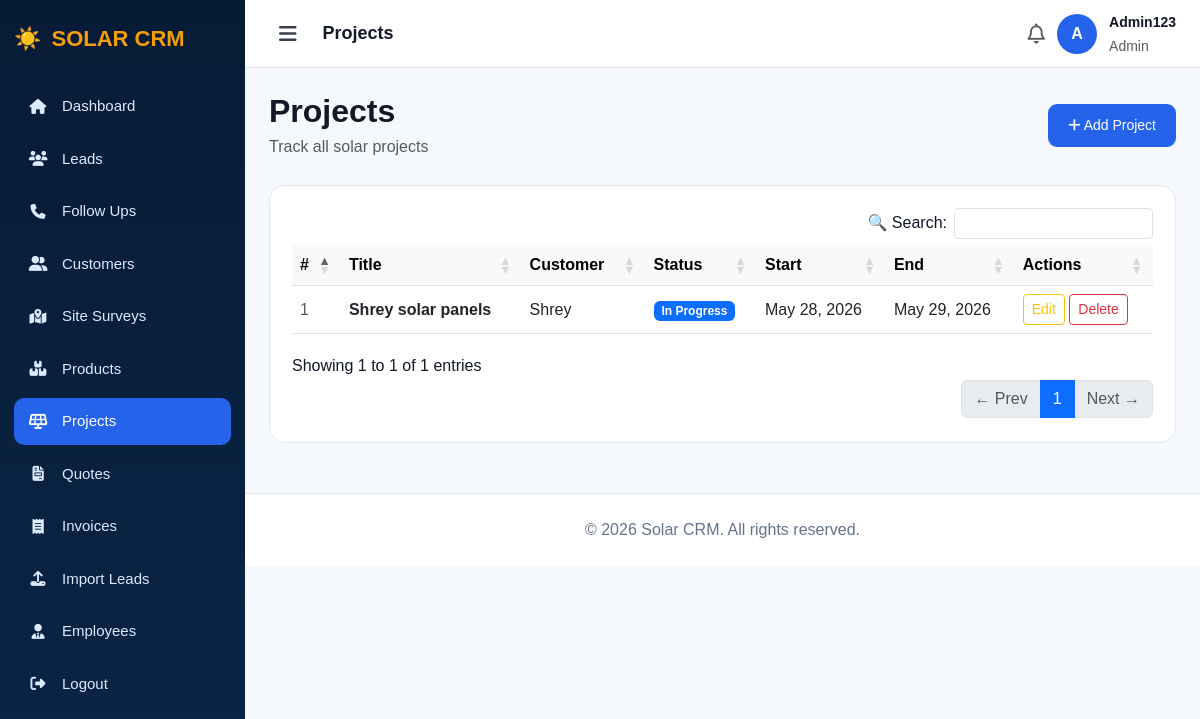
Screenshot of /projects/ (signed in) with the database file from the repository.
### app/models.py (models this page shows, shortened)
class Project(models.Model):
    STATUS_CHOICES = [
        ('Planning', 'Planning'),
        ('In Progress', 'In Progress'),
        ('Completed', 'Completed'),
        ('On Hold', 'On Hold'),
    ]
    customer = models.ForeignKey(Customer, on_delete=models.CASCADE)
    title = models.CharField(max_length=200)
    description = models.TextField(blank=True, null=True)
    status = models.CharField(max_length=50, choices=STATUS_CHOICES, default='Planning')
    previous_status = models.CharField(max_length=50, blank=True)
    start_date = models.DateField(null=True, blank=True)
    end_date = models.DateField(null=True, blank=True)
    created_at = models.DateTimeField(auto_now_add=True)

class Customer(models.Model):
    lead = models.OneToOneField(Lead, on_delete=models.SET_NULL, null=True, blank=True)
    name = models.CharField(max_length=100)
    email = models.EmailField()
    phone = models.CharField(max_length=15)
    address = models.TextField(blank=True, null=True)
    created_at = models.DateTimeField(auto_now_add=True)
    assigned_to = models.ForeignKey(User, null=True, blank=True, on_delete=models.SET_NULL, related_name='assigned_customers')

### app/views.py (the view)
# urls.py: path('projects/', views.projects, name='projects'),
@login_required
def projects(request):
    if request.user.is_superuser:
        projects = Project.objects.all().order_by('-created_at')
    else:
        my_customers = Customer.objects.filter(lead__assigned_to=request.user)
        projects = Project.objects.filter(customer__in=my_customers).order_by('-created_at')
    return render(request, 'projects.html', {'projects': projects})

### app/templates/projects.html (shortened to what this page needs)
<!DOCTYPE html>
<html>
<head>
    <link href="https://cdn.jsdelivr.net/npm/bootstrap@5.3.0/dist/css/bootstrap.min.css" rel="stylesheet">
    <link href="https://cdnjs.cloudflare.com/ajax/libs/font-awesome/6.5.1/css/all.min.css" rel="stylesheet">
    <link rel="stylesheet" href="https://cdn.datatables.net/1.13.6/css/dataTables.bootstrap5.min.css">
    <link rel="stylesheet" href="https://cdn.datatables.net/buttons/2.4.1/css/buttons.bootstrap5.min.css">
</head>
<body>
<div class="sidebar" id="sidebar">
    <div class="brand">☀️ <span class="brand-text"><span>SOLAR</span> CRM</span></div>
    <div class="menu">
        <a href="/dashboard/"><i class="fa-solid fa-house"></i><span class="menu-label">Dashboard</span></a>
        <a href="/leads/"><i class="fa-solid fa-users"></i><span class="menu-label">Leads</span></a>
        <a href="/followups/"><i class="fa-solid fa-phone"></i><span class="menu-label">Follow Ups</span></a>
        <a href="/customers/"><i class="fa-solid fa-user-group"></i><span class="menu-label">Customers</span></a>
         <a href="/site-surveys/"><i class="fa-solid fa-map-location-dot"></i><span class="menu-label">Site Surveys</span></a>
         <a href="/products/"><i class="fa-solid fa-boxes-stacked"></i><span class="menu-label"> Products</span></a>
        <a href="/projects/" class="active"><i class="fa-solid fa-solar-panel"></i><span class="menu-label">Projects</span></a>
        <a href="/quotes/"><i class="fa-solid fa-file-invoice"></i><span class="menu-label">Quotes</span></a>
        {% if request.user.is_superuser %}
        <a href="/invoices/"><i class="fa-solid fa-receipt"></i><span class="menu-label">Invoices</span></a>
        <a href="/import/"><i class="fa-solid fa-upload"></i><span class="menu-label">Import Leads</span></a>
        <a href="/employees/"><i class="fa-solid fa-user-tie"></i><span class="menu-label">Employees</span></a>
        {% endif %}
        <a href="/logout/"><i class="fa-solid fa-right-from-bracket"></i><span class="menu-label">Logout</span></a>
    </div>
</div>
<div class="main" id="main">
    <div class="topbar">
        <div class="d-flex align-items-center gap-3">
            <button class="hamburger" onclick="toggleSidebar()"><i class="fa-solid fa-bars"></i></button>
            <strong style="font-size:18px;">Projects</strong>
        </div>
        <div class="admin-box">
            <i class="fa-regular fa-bell fs-5 text-muted"></i>
            <div class="avatar">{{ request.user.username|slice:":1"|upper }}</div>
            <div><strong style="font-size:14px;">{{ request.user.username }}</strong><br>
            <small class="text-muted">{% if request.user.is_superuser %}Admin{% else %}Employee{% endif %}</small></div>
        </div>
    </div>
    <div class="content">
        <div class="page-header">
            <div><h2>Projects</h2><p class="text-muted mb-0">Track all solar projects</p></div>
            {% if request.user.is_superuser %}
            <a href="/projects/add/" class="add-btn"><i class="fa-solid fa-plus"></i> Add Project</a>
            {% endif %}
        </div>
        <div class="panel">
            {% if projects %}
            <div class="table-responsive">
                <table id="dataTable" class="table table-hover align-middle mb-0">
                    <thead class="table-light">
                        <tr><th>#</th><th>Title</th><th>Customer</th><th>Status</th><th>Start</th><th>End</th><th>Actions</th></tr>
                    </thead>
                    <tbody>
                        {% for p in projects %}
                        <tr>
                            <td class="text-muted">{{ forloop.counter }}</td>
                            <td><strong>{{ p.title }}</strong></td>
                            <td>{{ p.customer.name }}</td>
                            <td>
                                {% if p.status == 'Completed' %}
                                    <span class="badge bg-success">{{ p.status }}</span>
                                {% elif p.status == 'In Progress' %}
                                    <span class="badge bg-primary">{{ p.status }}</span>
                                {% elif p.status == 'On Hold' %}
                                    <span class="badge bg-warning text-dark">{{ p.status }}</span>
                                {% else %}
                                    <span class="badge bg-secondary">{{ p.status }}</span>
                                {% endif %}
                            </td>
                            <td>{{ p.start_date|default:"—" }}</td>
                            <td>{{ p.end_date|default:"—" }}</td>
                            <td>
                                {% if request.user.is_superuser %}
                                    <a href="/projects/{{ p.id }}/edit/" class="btn btn-sm btn-outline-warning">Edit</a>
                                    <a href="/projects/{{ p.id }}/delete/" class="btn btn-sm btn-outline-danger" onclick="return confirm('Delete?')">Delete</a>
                                {% else %}
                                    <a href="/projects/{{ p.id }}/view/" class="btn btn-sm btn-outline-primary">View</a>
                                {% endif %}
                            </td>
                        </tr>
                        {% endfor %}
                    </tbody>
                </table>
            </div>
            {% else %}
            <div class="text-center py-5">
                <i class="fa-solid fa-solar-panel fa-3x text-muted mb-3"></i>
                <p class="text-muted">No projects yet.</p>
                {% if request.user.is_superuser %}<a href="/projects/add/" class="add-btn">+ Add First Project</a>{% endif %}
            </div>
            {% endif %}
        </div>
    </div>
    <div class="footer">© 2026 Solar CRM. All rights reserved.</div>
</div>
</body>
</html>

### app/templates/projects.html (style rules this page uses)
* { box-sizing: border-box; }
body { margin: 0; background: #f5f8fc; font-family: Arial, sans-serif; color: #111827; }
.sidebar { width: 245px; height: 100vh; position: fixed; left: 0; top: 0; background: linear-gradient(180deg, #071b36, #0b2547); color: white; padding: 22px 14px; overflow-y: auto; overflow-x: hidden; transition: width 0.3s ease; z-index: 1000; }
.brand { font-size: 22px; font-weight: 800; margin-bottom: 28px; display: flex; align-items: center; gap: 10px; white-space: nowrap; overflow: hidden; }
.brand span { color: #f59e0b; }
.menu a { display: flex; align-items: center; gap: 14px; padding: 12px 14px; margin-bottom: 6px; color: #dbeafe; text-decoration: none; border-radius: 10px; font-size: 15px; white-space: nowrap; overflow: hidden; transition: all 0.2s; }
.menu a i { flex-shrink: 0; width: 20px; text-align: center; }
.menu a.active, .menu a:hover { background: #2563eb; color: white; }
.main { margin-left: 245px; min-height: 100vh; transition: margin-left 0.3s ease; }
.topbar { height: 68px; background: white; border-bottom: 1px solid #e5e7eb; padding: 0 24px; display: flex; align-items: center; justify-content: space-between; position: sticky; top: 0; z-index: 999; }
.hamburger { cursor: pointer; font-size: 20px; color: #374151; background: none; border: none; padding: 6px 10px; border-radius: 8px; }
.admin-box { display: flex; align-items: center; gap: 12px; }
.avatar { width: 40px; height: 40px; border-radius: 50%; background: #2563eb; display: flex; align-items: center; justify-content: center; color: white; font-weight: bold; font-size: 16px; }
.content { padding: 24px; }
.page-header { display: flex; justify-content: space-between; align-items: center; margin-bottom: 26px; }
.page-header h2 { font-weight: 800; margin-bottom: 5px; }
.add-btn { background: #2563eb; color: white; border: none; padding: 11px 20px; border-radius: 9px; text-decoration: none; font-size: 14px; }
.panel { background: white; border: 1px solid #e5e7eb; border-radius: 16px; padding: 22px; }
.footer { text-align: center; padding: 24px; color: #64748b; border-top: 1px solid #e5e7eb; background: white; margin-top: 26px; }

### rows the page displays
Project: title "Shrey solar panels", customer.name "Shrey", status "In Progress", start_date "May 28, 2026", end_date "May 29, 2026"

### other values shown
{{ request.user.username|slice:":1"|upper }} "A"
{{ request.user.username }} "Admin123"
